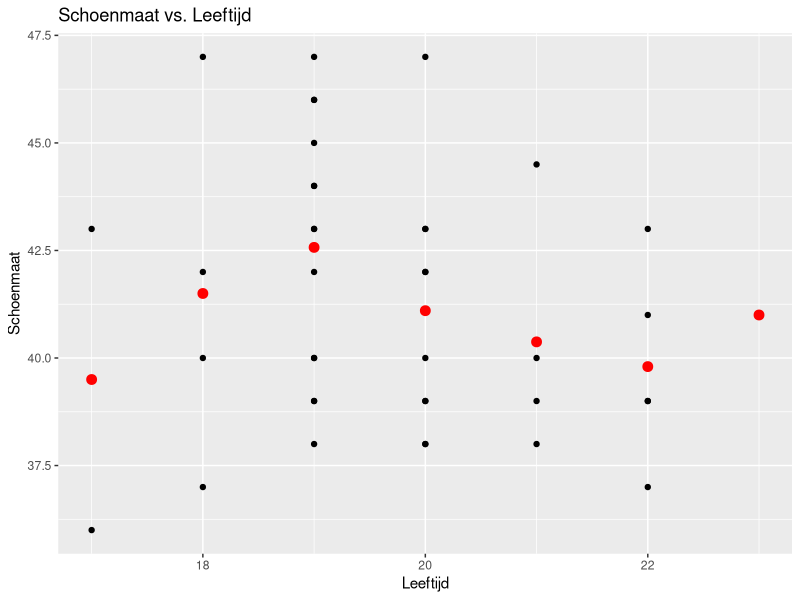
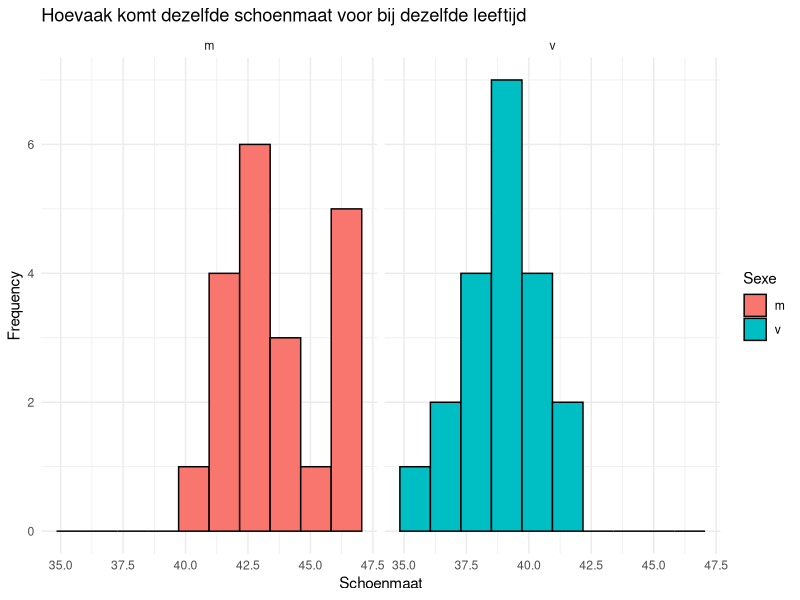
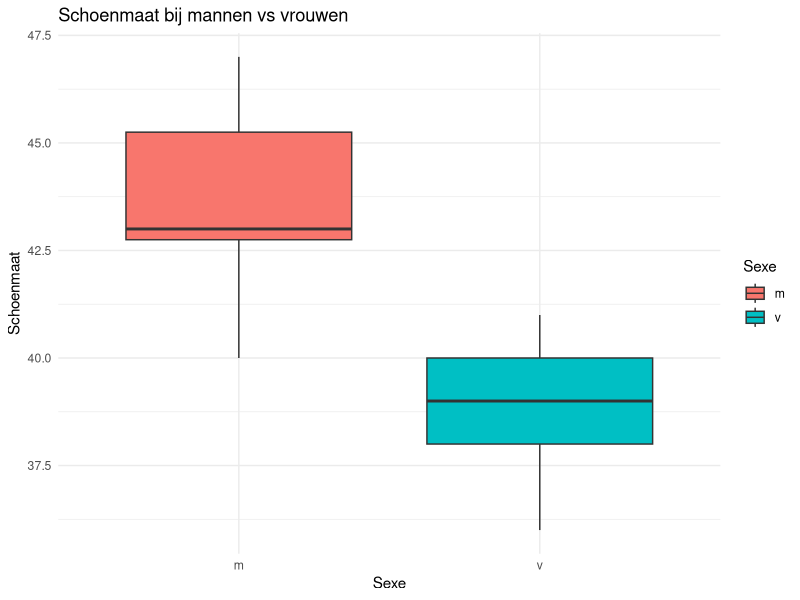
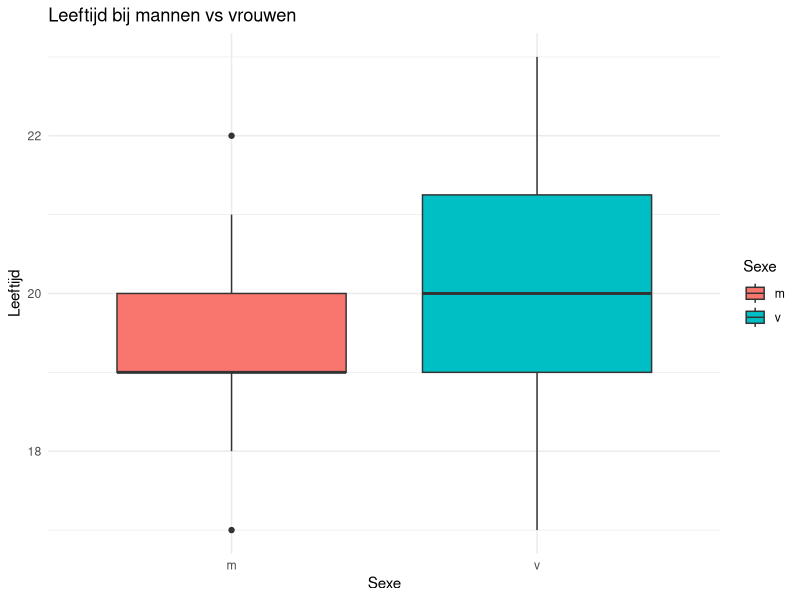

The R script that drew these images, in order: (Note: this script raises an error after producing the figures.)
## ---- chunk 1
library(ggplot2)
# Load the data
biometric_data <- read.table(file = "schoenmaat.csv",
                             header = TRUE,
                             sep = ",")
 
# Create a scatterplot of Schoenmaat vs. Leeftijd
ggplot(biometric_data, aes(x = Leeftijd, y = Schoenmaat)) +
  geom_point() +
  stat_summary(aes(group = Leeftijd), fun = mean, geom = "point", size = 3, color = "red") +
  labs(x = "Leeftijd", y = "Schoenmaat", title = "Schoenmaat vs. Leeftijd")
## ---- chunk 2
ggplot(biometric_data,
       mapping = aes(x = Schoenmaat, fill = Sexe)) +
    geom_histogram(bins = 10, colour = "black") + # histogram layer with 10 bins
    facet_wrap(~ Sexe) +                       # split plots over gender
    labs(x = "Schoenmaat", y = "Frequency", title = "Hoevaak komt dezelfde schoenmaat voor bij dezelfde leeftijd") +  # labels for x-axis and y-axis
    theme_minimal()

## ---- chunk 3
library(ggplot2)
 
#Load the data
biometric_data <- read.table(file = "schoenmaat.csv",
 header = TRUE,
 sep = ",")
 
# maak de plot en voeg lagen toe
ggplot(biometric_data, 
      mapping = aes(x = Sexe, y = Schoenmaat, fill = Sexe)) +
      geom_boxplot() + # boxplot visualisatie
      labs(x = "Sexe", y = "Schoenmaat", title= "Schoenmaat bij mannen vs vrouwen") + # as-labels
      theme_minimal() # beetje schoner plotje maken
## ---- chunk 4
library(ggplot2)
 
#Load the data
biometric_data <- read.table(file = "schoenmaat.csv",
 header = TRUE,
 sep = ",")
 
# maak de plot en voeg lagen toe
ggplot(biometric_data, mapping = aes(x = Sexe, y = Leeftijd, fill = Sexe)) +
 geom_boxplot() + # boxplot visualisatie
 labs(x = "Sexe", y = "Leeftijd", title= "Leeftijd bij mannen vs vrouwen") + # as-labels
 theme_minimal() # beetje schoner plotje maken
## ---- chunk 5
shapiro.test(biometric_data$Schoenmaat)
shapiro.test(biometric_data$Leeftijd)

female_ratios <- subset(biometric_data, 
                        subset = Sexe == "v", 
                        select = Schoenmaat, 
                        drop = T) # drop = T forces ro a vector
male_ratios <- subset(biometric_data, 
                        subset = Sexe == "m", 
                        select = Schoenmaat, 
                        drop = T)
t.test(female_ratios, male_ratios)

wilcox.test(Schoenmaat ~ Sexe, data = biometric_data, paired = FALSE)
